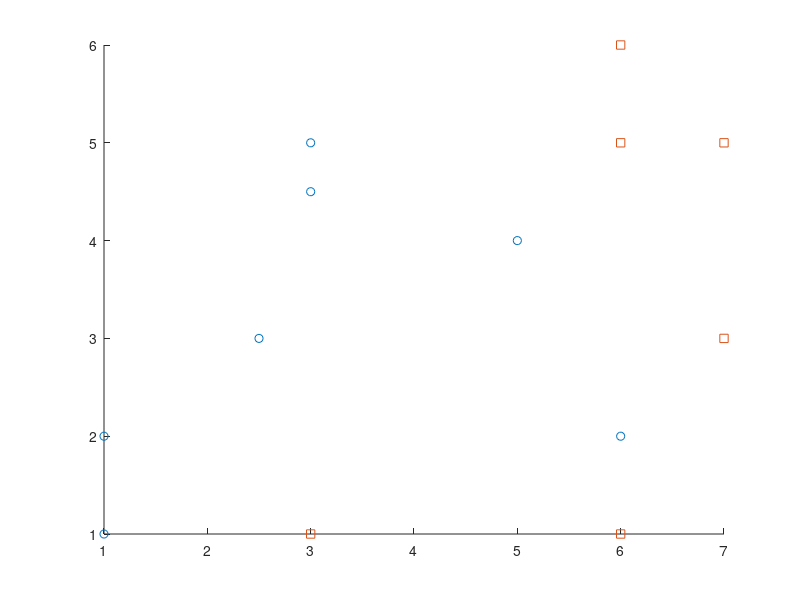

This chart was generated by the following MATLAB code: (Note: this script raises an error after producing the figure.)
clc;
clear all;
k= input("Enter the value of k: ");
class1 = [ 1 2; 3 5;1 1; 5 4 ; 6 2 ; 2.5 3 ; 3 4.5]; % data points
class2 = [ 7 5; 6 5; 7 3; 6 1; 3 1; 6 6];
test_input = input("Enter the value of test_data: ");
 for i= 1:length(class1)
    Square_difference=((class1(i,:)-test_input).^2); 
    Distance(i)=(Square_difference(1,1)+Square_difference(1,2))^0.5;   % distance from test_input
 end
j=i;
for i= 1:length(class2)
    Square_difference=((class2(i,:)-test_input).^2);
    Distance(i+j)=(Square_difference(1,1)+Square_difference(1,2))^0.5;
end
 n= sort(Distance);  % Sorting Distance array
 count_class1=0;
 count_class2=0;
 for i=1:k
     for j=1:length(Distance)
        if(n(i)==Distance(j))
            if(j>length(class1))
               count_class2=count_class2+1;
            else 
               count_class1=count_class1+1;
            end
        end
     end
 end
if(count_class1>count_class2)
    disp("Test Input belongs to class1");
else
    disp("Test Input belongs to class2");
end
figure,     %Ploting Results
u=scatter(class1(:,1),class1(:,2),'o'); hold on
v=scatter(class2(:,1),class2(:,2),'square'); hold on;
th = 0:pi/50:2*pi;
xunit = (n(k)+.1) * cos(th) + test_input(1,1);  % circle for k
yunit =(n(k)+0.1)* sin(th) + test_input(1,2);
plot(xunit, yunit,'r');hold on;
g=scatter(test_input(1,1),test_input(1,2),'*');
legend([u,v,g],'class1','class2','test input');hold off;